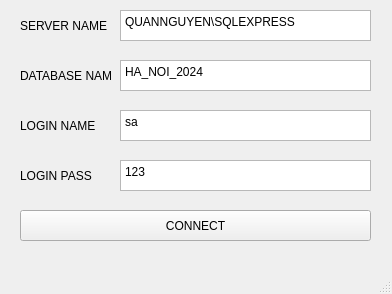
<?xml version="1.0" encoding="UTF-8"?>
<ui version="4.0">
 <class>MainWindow</class>
 <widget class="QMainWindow" name="MainWindow">
  <property name="geometry">
   <rect>
    <x>0</x>
    <y>0</y>
    <width>392</width>
    <height>294</height>
   </rect>
  </property>
  <property name="windowTitle">
   <string>MainWindow</string>
  </property>
  <widget class="QWidget" name="centralwidget">
   <widget class="QPushButton" name="pushButton">
    <property name="geometry">
     <rect>
      <x>20</x>
      <y>210</y>
      <width>351</width>
      <height>31</height>
     </rect>
    </property>
    <property name="text">
     <string>CONNECT</string>
    </property>
   </widget>
   <widget class="QLabel" name="label">
    <property name="geometry">
     <rect>
      <x>20</x>
      <y>10</y>
      <width>91</width>
      <height>31</height>
     </rect>
    </property>
    <property name="text">
     <string>SERVER NAME</string>
    </property>
   </widget>
   <widget class="QLabel" name="label_2">
    <property name="geometry">
     <rect>
      <x>20</x>
      <y>60</y>
      <width>91</width>
      <height>31</height>
     </rect>
    </property>
    <property name="text">
     <string>DATABASE NAME</string>
    </property>
   </widget>
   <widget class="QLabel" name="label_4">
    <property name="geometry">
     <rect>
      <x>20</x>
      <y>160</y>
      <width>91</width>
      <height>31</height>
     </rect>
    </property>
    <property name="text">
     <string>LOGIN PASS</string>
    </property>
   </widget>
   <widget class="QPlainTextEdit" name="plainTextEdit">
    <property name="geometry">
     <rect>
      <x>120</x>
      <y>10</y>
      <width>251</width>
      <height>31</height>
     </rect>
    </property>
    <property name="plainText">
     <string>QUANNGUYEN\SQLEXPRESS</string>
    </property>
   </widget>
   <widget class="QPlainTextEdit" name="plainTextEdit_2">
    <property name="geometry">
     <rect>
      <x>120</x>
      <y>60</y>
      <width>251</width>
      <height>31</height>
     </rect>
    </property>
    <property name="plainText">
     <string>HA_NOI_2024</string>
    </property>
   </widget>
   <widget class="QPlainTextEdit" name="plainTextEdit_3">
    <property name="geometry">
     <rect>
      <x>120</x>
      <y>110</y>
      <width>251</width>
      <height>31</height>
     </rect>
    </property>
    <property name="plainText">
     <string>sa</string>
    </property>
   </widget>
   <widget class="QPlainTextEdit" name="plainTextEdit_4">
    <property name="geometry">
     <rect>
      <x>120</x>
      <y>160</y>
      <width>251</width>
      <height>31</height>
     </rect>
    </property>
    <property name="plainText">
     <string>123</string>
    </property>
   </widget>
   <widget class="QLabel" name="label_3">
    <property name="geometry">
     <rect>
      <x>20</x>
      <y>110</y>
      <width>91</width>
      <height>31</height>
     </rect>
    </property>
    <property name="text">
     <string>LOGIN NAME</string>
    </property>
   </widget>
  </widget>
  <widget class="QMenuBar" name="menubar">
   <property name="geometry">
    <rect>
     <x>0</x>
     <y>0</y>
     <width>392</width>
     <height>21</height>
    </rect>
   </property>
  </widget>
  <widget class="QStatusBar" name="statusbar"/>
 </widget>
 <resources/>
 <connections/>
</ui>
